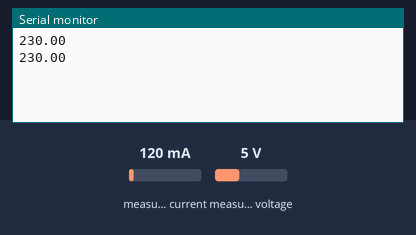
The sketch below on a simulated Arduino Uno, built with avr-gcc and run on an emulated ATmega328P. On the bench: the last lines printed to the serial monitor. Inputs (shaded band) come from the test bench; at power-on: measured voltage 5 V, measured current 120 mA.

Above: at 2.2 s.
2.3 s: measured voltage set to 0.3 V
At 2.9 s:
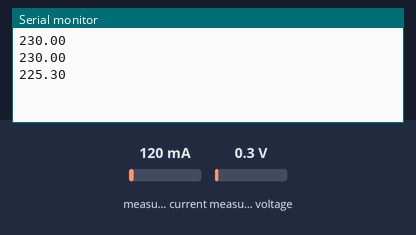
4.0 s: measured voltage set to 3.8 V
At 6.0 s:
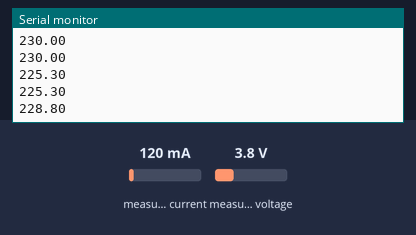
Timing chart, 0 to 7.5 s (numbered marks = the images above; inputs shaded):
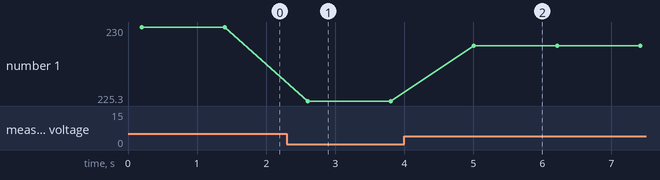

Measured:
- after the input at 2.3 s, the serial monitor: prints a new line after 0.31 s (image 1)
- after the input at 4.0 s, the serial monitor: prints a new line after 1.0 s (image 2)
- plotted number 1: 230 → 225.3 after the input at 2.3 s, 225.3 → 228.8 after the input at 4.0 s

The sketch:

voltage_emon.ino
```cpp
#include <EmonLib.h>  // Include EmonLib

EnergyMonitor emon1;  // Create an instance

void setup()
{
  Serial.begin(9600);
  emon1.voltage(35, 120.0, 1);
  // Arguments: (analogPin, calibration constant, phase shift)
  // Adjust the calibration constant based on your ZMPT101B
}

void loop()
{
  emon1.calcVI(20, 2000);  // Calculate voltage (20 half-cycles, timeout 2000 ms)
  float voltage = emon1.Vrms;

 // Serial.print("Voltage: ");
  Serial.println(voltage);
  //Serial.println(" V");

  delay(1000);
}
```
